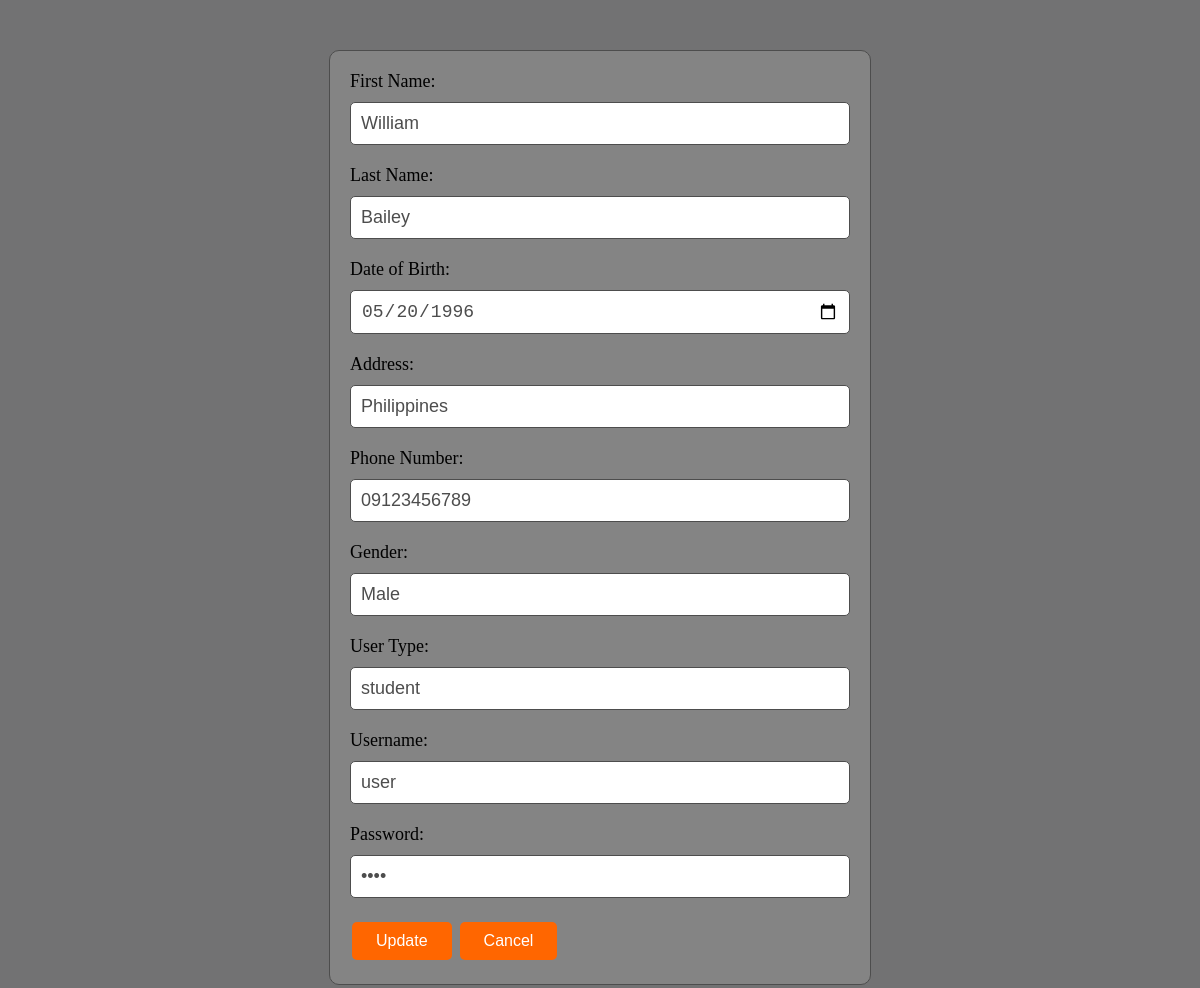
The page /codes/frontEND/edit.php?student_id=1 on the database its author committed.
### tables this page shows
CREATE TABLE `students` (
  `student_id` int(11) NOT NULL,
  `first_name` varchar(30) NOT NULL,
  `last_name` varchar(30) NOT NULL,
  `date_of_birth` date NOT NULL,
  `address` varchar(50) NOT NULL,
  `phone_number` varchar(20) NOT NULL,
  `gender` enum('Male','Female') NOT NULL,
  `user_type` enum('admin','student') NOT NULL,
  `username` varchar(30) NOT NULL,
  `password` varchar(30) NOT NULL
);

### codes/functions/classFunc.php (called while the page is built, shortened)
<?php
class myFunctions{
	public function run_query($sql){
		global $conn;
		$result = $conn->query($sql);
		if($result->num_rows > 0) {
			$row = $result->fetch_assoc();
			return $row;
		} else {
			echo "Error: " . $sql . "<br>" . $conn->error;
		}
	}
}
?>

### codes/frontEND/edit.php (the view, shortened to what this page needs)
<link rel="stylesheet" type="text/css" href="../../css/editStyles.css">
<?php
include_once('../functions/classFunc.php');
$id_var = $_GET['student_id'];
global $conn;
$sql = "SELECT * FROM students WHERE student_id = '$id_var'";
$functions = new myFunctions($conn);
$row = $functions->run_query($sql);
?>
<form action="../functions/update.php" method="post">
    <div>
        <label for="first_name">First Name:</label>
        <input type="text" id="first_name" name="first_name" value="<?php echo $row['first_name']; ?>">
    </div>
    <div>
        <label for="last_name">Last Name:</label>
        <input type="text" id="last_name" name="last_name" value="<?php echo $row['last_name']; ?>">
    </div>
    <div>
        <label for="date_of_birth">Date of Birth:</label>
        <input type="date" id="date_of_birth" name="date_of_birth" value="<?php echo $row['date_of_birth']; ?>">
    </div>
    <div>
        <label for="address">Address:</label>
        <input type="text" id="address" name="address" value="<?php echo $row['address']; ?>">
    </div>
    <div>
        <label for="phone_number">Phone Number:</label>
        <input type="text" id="phone_number" name="phone_number" value="<?php echo $row['phone_number']; ?>">
    </div>
    <div>
        <label for="gender">Gender:</label>
        <input type="text" id="gender" name="gender" value="<?php echo $row['gender']; ?>">
    </div>
    <div>
        <label for="user_type">User Type:</label>
        <input type="text" id="user_type" name="user_type" value="<?php echo $row['user_type']; ?>">
    </div>
    <div>
        <label for="username">Username:</label>
        <input type="text" id="username" name="username" value="<?php echo $row['username']; ?>">
    </div>
    <div>
        <label for="password">Password:</label>
        <input type="password" id="password" name="password" value="<?php echo $row['password']; ?>" required>
    </div>
    <input type="submit" value="Update">
    <input type="submit" value="Cancel">
</form>

### css/editStyles.css (style rules this page uses)
form { width: 500px; margin: 50px auto; padding: 20px; border: 1px solid #4d4d4d; border-radius: 10px; background-color: #848484; }
label { font-size: 18px; color: #000; display: block; margin-bottom: 10px; }
input[type="text"], input[type="email"], input[type="password"], input[type="date"] { width: 100%; padding: 10px; margin-bottom: 20px; font-size: 18px; color: #4D4D4D; border: 1px solid #4D4D4D; border-radius: 5px; }
input[type="submit"] { background-color: #ff6600; border: none; color: white; padding: 10px 24px; text-align: center; text-decoration: none; display: inline-block; font-size: 16px; margin: 4px 2px; cursor: pointer; border-radius: 5px; }

### rows shown on the page
students: first_name "William", last_name "Bailey", date_of_birth "05/20/1996", address "Philippines", phone_number "09123456789", gender "Male", user_type "student", username "user"
